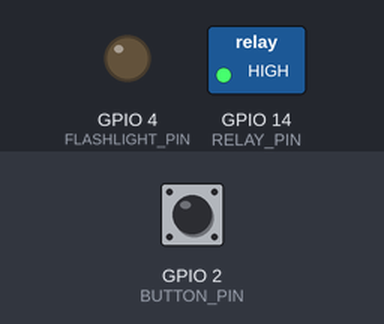
Simulated run of this sketch. Board: ESP32. On the bench: switched loads named in the sketch (green lamp = pin HIGH), output pins drawn as LEDs (lit = HIGH). Inputs (shaded band) come from the test bench; at power-on: GPIO 2 (BUTTON_PIN) HIGH. WiFi joins after 1.5 s; servers stay silent unless stated; uploads are accepted with an empty reply; the camera gives no picture; what the sketch prints to the serial monitor is not drawn.

Above: at 3.5 s.
3.6 s: GPIO 2 (BUTTON_PIN) pulled LOW for 0.15 s
Timing chart, 0 to 6.6 s (numbered marks = the images above; inputs shaded):
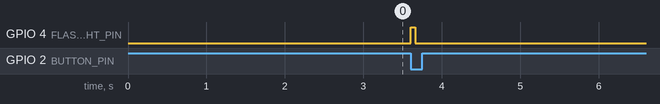

Measured:
- after the input at 3.6 s, GPIO 4 (FLASHLIGHT_PIN): LOW → HIGH at once, → LOW 0.06 s later

The sketch:

ESP32_Code.ino
```cpp
#include <WiFi.h>
#include <esp_camera.h>
#include <HTTPClient.h>

#define RELAY_PIN 14
#define BUTTON_PIN 2
#define FLASHLIGHT_PIN 4


bool flashlightOn = false;  // Variable to track flashlight state
unsigned long lastFlashChangeTime = 0;  // Variable to track time for flashlight blinking
const unsigned long flashInterval = 100;  // Blink interval in milliseconds (adjust as needed)

const char* ssid = "Xiaomi 11i";
const char* password = "12345670";
const char* serverURL = "http://192.168.250.97:5000/upload";

camera_config_t config = {
  .pin_pwdn = 32,
  .pin_reset = -1,
  .pin_xclk = 0,
  .pin_sscb_sda = 26,
  .pin_sscb_scl = 27,
  .pin_d7 = 35,
  .pin_d6 = 34,
  .pin_d5 = 39,
  .pin_d4 = 36,
  .pin_d3 = 21,
  .pin_d2 = 19,
  .pin_d1 = 18,
  .pin_d0 = 5,
  .pin_vsync = 25,
  .pin_href = 23,
  .pin_pclk = 22,
  .xclk_freq_hz = 20000000UL,
  .ledc_timer = LEDC_TIMER_0,
  .ledc_channel = LEDC_CHANNEL_0,
  .pixel_format = PIXFORMAT_JPEG,
  .frame_size = FRAMESIZE_SVGA,
  .jpeg_quality = 10,
  .fb_count = 1,
  // other members should be left as default if you don't use them
};


void setup() {
  pinMode(RELAY_PIN, OUTPUT);
  digitalWrite(RELAY_PIN, HIGH);
  pinMode(BUTTON_PIN, INPUT);
  pinMode(FLASHLIGHT_PIN, OUTPUT);

  Serial.begin(115200);

  // Connect to Wi-Fi
  WiFi.begin(ssid, password);
  while (WiFi.status() != WL_CONNECTED) {
    delay(1000);
    Serial.println("Connecting to WiFi...");
  }
  Serial.println("Connected to WiFi");
  Serial.println(WiFi.SSID());
  Serial.println(WiFi.localIP());

  // Camera setup
  esp_err_t err = esp_camera_init(&config);
  if (err != ESP_OK) {
    Serial.printf("Camera init failed with error 0x%x", err);
    return;
  }

}

void loop() {
  if (digitalRead(BUTTON_PIN) == LOW) {
    Serial.println("Button Pressed. Capturing Image...");

    digitalWrite(FLASHLIGHT_PIN, HIGH);
    camera_fb_t* fb = esp_camera_fb_get();
    digitalWrite(FLASHLIGHT_PIN,LOW);
    delay(500);

    if (!fb) {
      Serial.println("Camera capture failed");
      return;
    }

    HTTPClient http;
    http.setTimeout(10000);
    http.begin(serverURL);
    http.addHeader("Content-Type", "image/jpeg");
    int httpResponseCode = http.POST(fb->buf, fb->len);

    http.end();
    esp_camera_fb_return(fb);

    // if (httpResponseCode == 200) {
    //   String response = http.getString();
    //   Serial.println("Image uploaded successfully! Server response: " + response);
    //   if (response == "unlock") {
    //     digitalWrite(RELAY_PIN, HIGH);  // Activate the relay. Change to LOW if your relay activates on LOW.
    //     delay(5000);                    // Keep the relay active for 5 seconds. Adjust this delay as needed.
    //     digitalWrite(RELAY_PIN, LOW);   // Deactivate the relay after the delay.
    //   }
    // } else {
    //   Serial.println("Image upload failed! HTTP Code: " + String(httpResponseCode));
    // }

    if(httpResponseCode == 222){
      Serial.println("Unlock for 5 second");
      digitalWrite(RELAY_PIN, LOW);  // Activate the relay. Change to LOW if your relay activates on LOW.
      delay(5000);                    // Keep the relay active for 5 seconds. Adjust this delay as needed.
      digitalWrite(RELAY_PIN, HIGH);
      Serial.println("locked");
    }else if(httpResponseCode == 233){
      Serial.println("lock");
    } else {
      Serial.println("Image upload failed! HTTP Code: " + String(httpResponseCode));
    }


    delay(5000);  // Prevent rapid-fire button presses
  }
}
```
